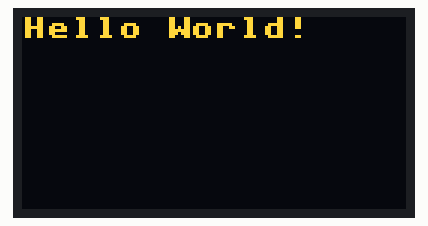
The program below on a simulated Raspberry Pi Pico running MicroPython. Parts: 128×64 one-colour display. The OLED is the two-colour kind (top 16 rows yellow). At 0.2 s the program stops and its outputs stay as they are.

Above: at 0.1 s.

The program:

SPI_OLED.py
```python
import machine
import ssd1306

mosi = machine.Pin(11)
sck = machine.Pin(10)
res = machine.Pin(14)
dc = machine.Pin(12)
cs = machine.Pin(13)

spi = machine.SPI(1, 100000, mosi=mosi, sck=sck)
display = ssd1306.SSD1306_SPI(128, 64, spi, dc, res, cs)

display.text("Hello World!", 0, 0, 1)
display.show()
```
